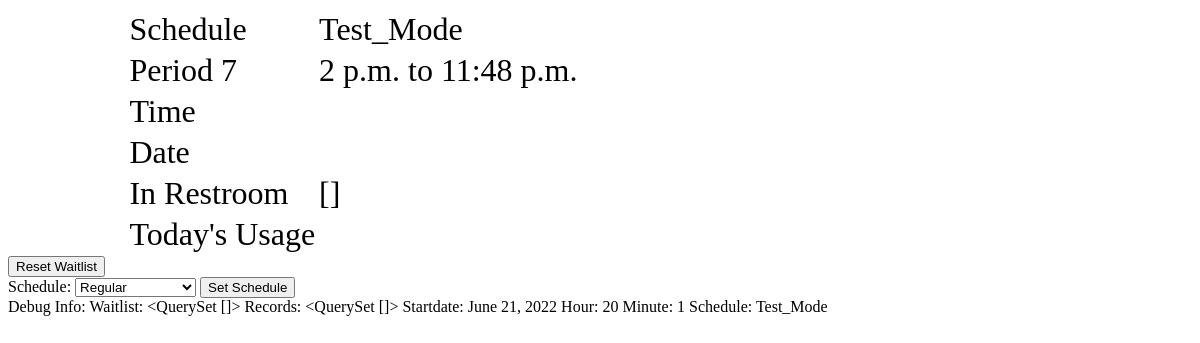
The app's page /dashboard (signed in), older data.
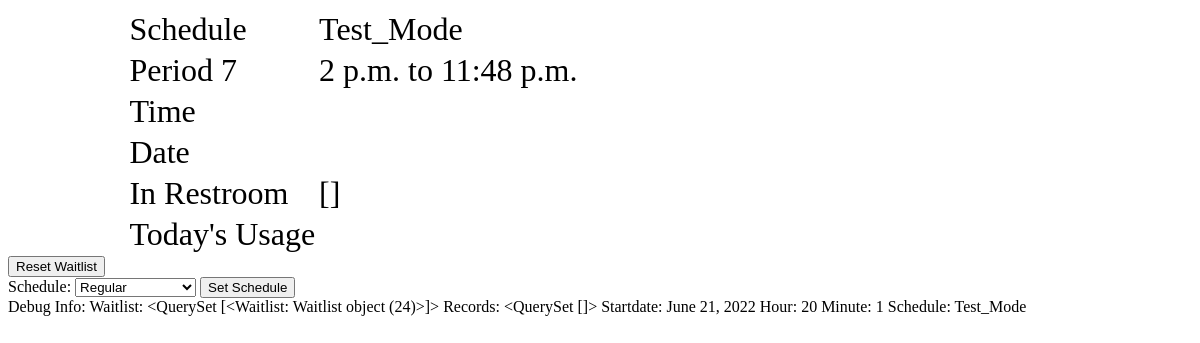
The same page, newer data.
### attendance/models.py (models this page shows)
class Schedule (models.Model):
    id = models.AutoField(primary_key=True)
    schedule_name = models.CharField(max_length=20)
    active = models.BooleanField()
    period_0 = models.CharField(max_length=20)
    period_1 = models.CharField(max_length=20)
    period_2 = models.CharField(max_length=20)
    period_3 = models.CharField(max_length=20)
    period_4 = models.CharField(max_length=20)
    period_5 = models.CharField(max_length=20)
    period_6 = models.CharField(max_length=20)
    period_7 = models.CharField(max_length=20)
    period_8 = models.CharField(max_length=20)

class Waitlist (models.Model):
    id = models.AutoField(primary_key=True)
    student = models.ForeignKey(Student, on_delete=models.CASCADE, related_name = "student_waitlist")

### attendance/views.py (the view)
# urls.py: path("dashboard", views.dashboard, name="dashboard"),
@login_required
def dashboard(request):
    period = get_current_period()
    start = datetime.strptime(getattr(Schedule.objects.get(active = True), period[0]), '%H:%M:%S').replace(month = datetime.now().month, day = datetime.now().day, year=datetime.now().year)  - timedelta(minutes=7)
    finish = datetime.strptime(getattr(Schedule.objects.get(active = True), period[1]), '%H:%M:%S').replace(month = datetime.now().month, day = datetime.now().day, year=datetime.now().year)
    finish_time = finish - timedelta(minutes=7)
    start_time = start + timedelta(minutes=7)
    startdate = datetime.today()-timedelta(hours=8)
    records = Bathroom.objects.filter(time_out__gt = startdate).order_by('-time_out')
    return render(request, 'dashboard.html',{
        "waitlist": Waitlist.objects.all(),
        "records": records,
        "startdate":startdate.date,
        "hour": datetime.now().hour,
        "minute": datetime.now().minute,
        "schedule": Schedule.objects.get(active=True).schedule_name,
        "recordz": Record.objects.filter(timestamp__range = [start,finish]),
        "period": get_current_period(),
        "period_number": get_current_period()[0][-1],
        "start": start_time.time,
        "finish": finish_time.time,
        "using_restroom": students_using_restroom(),
        "options": Schedule.objects.all()
    })

### attendance/views.py (called while the page is built)
def get_current_period():
    now = datetime.now()
    period = ['period_0', 'period_1', 'period_2', 'period_3', 'period_4', 'period_5', 'period_6', 'period_7', 'period_8']
    for i in range(9):
        then = datetime.strptime(getattr(Schedule.objects.get(active = True), period[i]), '%H:%M:%S').replace(month = datetime.now().month, day = datetime.now().day, year=datetime.now().year)  - timedelta(minutes=7)
        if now < then:
            return [period[i-1], period[i]]
    return ['period_0', 'period_1']

### attendance/templates/dashboard.html (shortened to what this page needs)
{% extends 'layout.html' %}
{% block body %}
<div  style ="margin-left:10%; margin-right:35%;" >
    <table class = "table table-sm" style="font-size: 200%">
        <tr>
            <td>Schedule</td>
            <td>{{schedule}}</td>
        </tr>
        <tr>
            <td>Period {{period_number}}</td>
            <td>{{start}} to {{finish}}</td>
        </tr>
        <tr>
            <td>Time</td>
            <td id = "time"></td>
        </tr>
        <tr>
            <td>Date</td>
            <td id = "date"></td>
        </tr>
        <tr>
            <td>In Restroom </td>
            <td>{{using_restroom}}</td>
        </tr>
        <tr>
            <td>Today's Usage</td>
            <td>
            </td>
        </tr>
    </table>
</div>
<form action="{% url 'reset'%}" method="post">
    <div  class="text-center "  >
            <input class="bttn choice" type="submit" value="Reset Waitlist">
    </div>
</form>
<form action="{% url 'schedule'%}" method="post">
    <div  class="text-center "  >
        <label for="cars">Schedule:</label>
            <select name="schedule">
                {% for schedule in options %}
                    <option value = {{schedule.schedule_name}}>{{schedule.schedule_name}}</option>
                {% endfor %}
            </select>
            <input class="bttn choice" type="submit" value="Set Schedule">
    </div>
</form>
Debug Info:
Waitlist: {{waitlist}}
Records: {{records}}
Startdate: {{startdate}}
Hour: {{hour}}
Minute: {{minute}}
Schedule: {{schedule}}
{% endblock %}

### attendance/templates/layout.html (shortened to what this page needs)
{% load static %}
<!DOCTYPE html>
<html lang="en">
    <head>
    </head>
    {% block body %}
    {% endblock%}
</html>

Row changes from the older to the newer data that the page shows:
added Waitlist: id "<QuerySet [<Waitlist: Waitlist object (24)>]>"
Text that changed along with them:
{{ waitlist }}: "<QuerySet []>" → (not shown)
